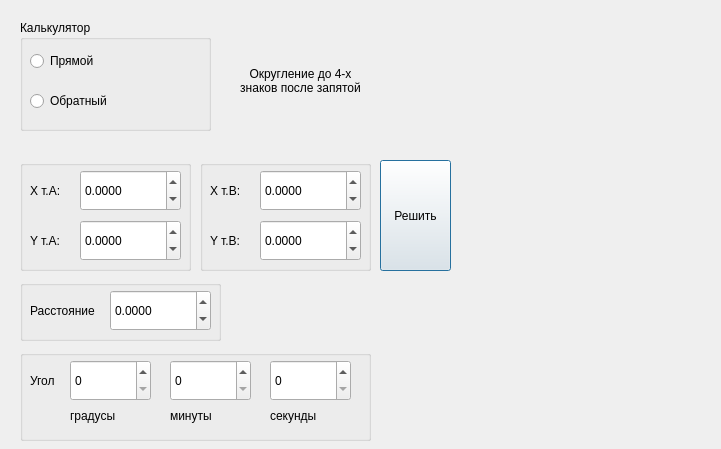
<?xml version="1.0" encoding="UTF-8"?>
<ui version="4.0">
 <class>GeoCalculator</class>
 <widget class="QDialog" name="GeoCalculator">
  <property name="geometry">
   <rect>
    <x>0</x>
    <y>0</y>
    <width>721</width>
    <height>449</height>
   </rect>
  </property>
  <property name="windowTitle">
   <string>Dialog</string>
  </property>
  <widget class="QGroupBox" name="groupBox">
   <property name="geometry">
    <rect>
     <x>20</x>
     <y>20</y>
     <width>191</width>
     <height>111</height>
    </rect>
   </property>
   <property name="title">
    <string>Калькулятор</string>
   </property>
   <widget class="QRadioButton" name="rB_2">
    <property name="geometry">
     <rect>
      <x>10</x>
      <y>70</y>
      <width>91</width>
      <height>22</height>
     </rect>
    </property>
    <property name="text">
     <string>Обратный</string>
    </property>
   </widget>
   <widget class="QRadioButton" name="rB_1">
    <property name="geometry">
     <rect>
      <x>10</x>
      <y>30</y>
      <width>91</width>
      <height>22</height>
     </rect>
    </property>
    <property name="text">
     <string>Прямой</string>
    </property>
   </widget>
  </widget>
  <widget class="QPushButton" name="pB_get_result">
   <property name="geometry">
    <rect>
     <x>380</x>
     <y>160</y>
     <width>71</width>
     <height>111</height>
    </rect>
   </property>
   <property name="text">
    <string>Решить</string>
   </property>
  </widget>
  <widget class="QLabel" name="label">
   <property name="geometry">
    <rect>
     <x>470</x>
     <y>160</y>
     <width>221</width>
     <height>111</height>
    </rect>
   </property>
   <property name="text">
    <string/>
   </property>
   <property name="alignment">
    <set>Qt::AlignmentFlag::AlignCenter</set>
   </property>
   <property name="wordWrap">
    <bool>true</bool>
   </property>
  </widget>
  <widget class="QLabel" name="label_info">
   <property name="geometry">
    <rect>
     <x>230</x>
     <y>50</y>
     <width>141</width>
     <height>61</height>
    </rect>
   </property>
   <property name="text">
    <string>Округление до 4-х знаков после запятой</string>
   </property>
   <property name="alignment">
    <set>Qt::AlignmentFlag::AlignCenter</set>
   </property>
   <property name="wordWrap">
    <bool>true</bool>
   </property>
  </widget>
  <widget class="QGroupBox" name="groupBox_2">
   <property name="geometry">
    <rect>
     <x>200</x>
     <y>160</y>
     <width>171</width>
     <height>111</height>
    </rect>
   </property>
   <property name="title">
    <string/>
   </property>
   <widget class="QLabel" name="label_yB">
    <property name="geometry">
     <rect>
      <x>10</x>
      <y>60</y>
      <width>41</width>
      <height>41</height>
     </rect>
    </property>
    <property name="text">
     <string>Y т.B:</string>
    </property>
   </widget>
   <widget class="QDoubleSpinBox" name="spinBox_xB">
    <property name="geometry">
     <rect>
      <x>60</x>
      <y>10</y>
      <width>101</width>
      <height>41</height>
     </rect>
    </property>
    <property name="decimals">
     <number>4</number>
    </property>
    <property name="minimum">
     <double>-20000000.000000000000000</double>
    </property>
    <property name="maximum">
     <double>20000000.000000000000000</double>
    </property>
   </widget>
   <widget class="QLabel" name="label_xB">
    <property name="geometry">
     <rect>
      <x>10</x>
      <y>10</y>
      <width>41</width>
      <height>41</height>
     </rect>
    </property>
    <property name="text">
     <string>X т.B:</string>
    </property>
   </widget>
   <widget class="QDoubleSpinBox" name="spinBox_yB">
    <property name="geometry">
     <rect>
      <x>60</x>
      <y>60</y>
      <width>101</width>
      <height>41</height>
     </rect>
    </property>
    <property name="decimals">
     <number>4</number>
    </property>
    <property name="minimum">
     <double>-20000000.000000000000000</double>
    </property>
    <property name="maximum">
     <double>20000000.000000000000000</double>
    </property>
   </widget>
  </widget>
  <widget class="QGroupBox" name="groupBox_3">
   <property name="geometry">
    <rect>
     <x>20</x>
     <y>160</y>
     <width>171</width>
     <height>111</height>
    </rect>
   </property>
   <property name="title">
    <string/>
   </property>
   <widget class="QLabel" name="label_yA">
    <property name="geometry">
     <rect>
      <x>10</x>
      <y>60</y>
      <width>41</width>
      <height>41</height>
     </rect>
    </property>
    <property name="text">
     <string>Y т.А:</string>
    </property>
   </widget>
   <widget class="QDoubleSpinBox" name="spinBox_xA">
    <property name="geometry">
     <rect>
      <x>60</x>
      <y>10</y>
      <width>101</width>
      <height>41</height>
     </rect>
    </property>
    <property name="decimals">
     <number>4</number>
    </property>
    <property name="minimum">
     <double>-20000000.000000000000000</double>
    </property>
    <property name="maximum">
     <double>20000000.000000000000000</double>
    </property>
   </widget>
   <widget class="QDoubleSpinBox" name="spinBox_yA">
    <property name="geometry">
     <rect>
      <x>60</x>
      <y>60</y>
      <width>101</width>
      <height>41</height>
     </rect>
    </property>
    <property name="decimals">
     <number>4</number>
    </property>
    <property name="minimum">
     <double>-20000000.000000000000000</double>
    </property>
    <property name="maximum">
     <double>20000000.000000000000000</double>
    </property>
   </widget>
   <widget class="QLabel" name="label_xA">
    <property name="geometry">
     <rect>
      <x>10</x>
      <y>10</y>
      <width>41</width>
      <height>41</height>
     </rect>
    </property>
    <property name="text">
     <string>X т.А:</string>
    </property>
   </widget>
  </widget>
  <widget class="QGroupBox" name="groupBox_4">
   <property name="geometry">
    <rect>
     <x>20</x>
     <y>350</y>
     <width>351</width>
     <height>91</height>
    </rect>
   </property>
   <property name="title">
    <string/>
   </property>
   <widget class="QLabel" name="label_sec">
    <property name="geometry">
     <rect>
      <x>250</x>
      <y>50</y>
      <width>81</width>
      <height>31</height>
     </rect>
    </property>
    <property name="text">
     <string>секунды</string>
    </property>
   </widget>
   <widget class="QLabel" name="label_min">
    <property name="geometry">
     <rect>
      <x>150</x>
      <y>50</y>
      <width>81</width>
      <height>31</height>
     </rect>
    </property>
    <property name="text">
     <string>минуты</string>
    </property>
   </widget>
   <widget class="QSpinBox" name="spinBox_degrees">
    <property name="geometry">
     <rect>
      <x>50</x>
      <y>10</y>
      <width>81</width>
      <height>41</height>
     </rect>
    </property>
    <property name="maximum">
     <number>359</number>
    </property>
   </widget>
   <widget class="QSpinBox" name="spinBox_sec">
    <property name="geometry">
     <rect>
      <x>250</x>
      <y>10</y>
      <width>81</width>
      <height>41</height>
     </rect>
    </property>
    <property name="maximum">
     <number>59</number>
    </property>
   </widget>
   <widget class="QSpinBox" name="spinBox_min">
    <property name="geometry">
     <rect>
      <x>150</x>
      <y>10</y>
      <width>81</width>
      <height>41</height>
     </rect>
    </property>
    <property name="maximum">
     <number>59</number>
    </property>
   </widget>
   <widget class="QLabel" name="label_gr">
    <property name="geometry">
     <rect>
      <x>50</x>
      <y>50</y>
      <width>81</width>
      <height>31</height>
     </rect>
    </property>
    <property name="text">
     <string>градусы</string>
    </property>
   </widget>
   <widget class="QLabel" name="label_degree">
    <property name="geometry">
     <rect>
      <x>10</x>
      <y>10</y>
      <width>31</width>
      <height>41</height>
     </rect>
    </property>
    <property name="text">
     <string>Угол</string>
    </property>
   </widget>
  </widget>
  <widget class="QGroupBox" name="groupBox_5">
   <property name="geometry">
    <rect>
     <x>20</x>
     <y>280</y>
     <width>201</width>
     <height>61</height>
    </rect>
   </property>
   <property name="title">
    <string/>
   </property>
   <widget class="QLabel" name="label_S">
    <property name="geometry">
     <rect>
      <x>10</x>
      <y>10</y>
      <width>71</width>
      <height>41</height>
     </rect>
    </property>
    <property name="text">
     <string>Расстояние</string>
    </property>
   </widget>
   <widget class="QDoubleSpinBox" name="spinBox_S">
    <property name="geometry">
     <rect>
      <x>90</x>
      <y>10</y>
      <width>101</width>
      <height>41</height>
     </rect>
    </property>
    <property name="decimals">
     <number>4</number>
    </property>
    <property name="minimum">
     <double>-20000000.000000000000000</double>
    </property>
    <property name="maximum">
     <double>20000000.000000000000000</double>
    </property>
   </widget>
  </widget>
 </widget>
 <resources/>
 <connections/>
</ui>
